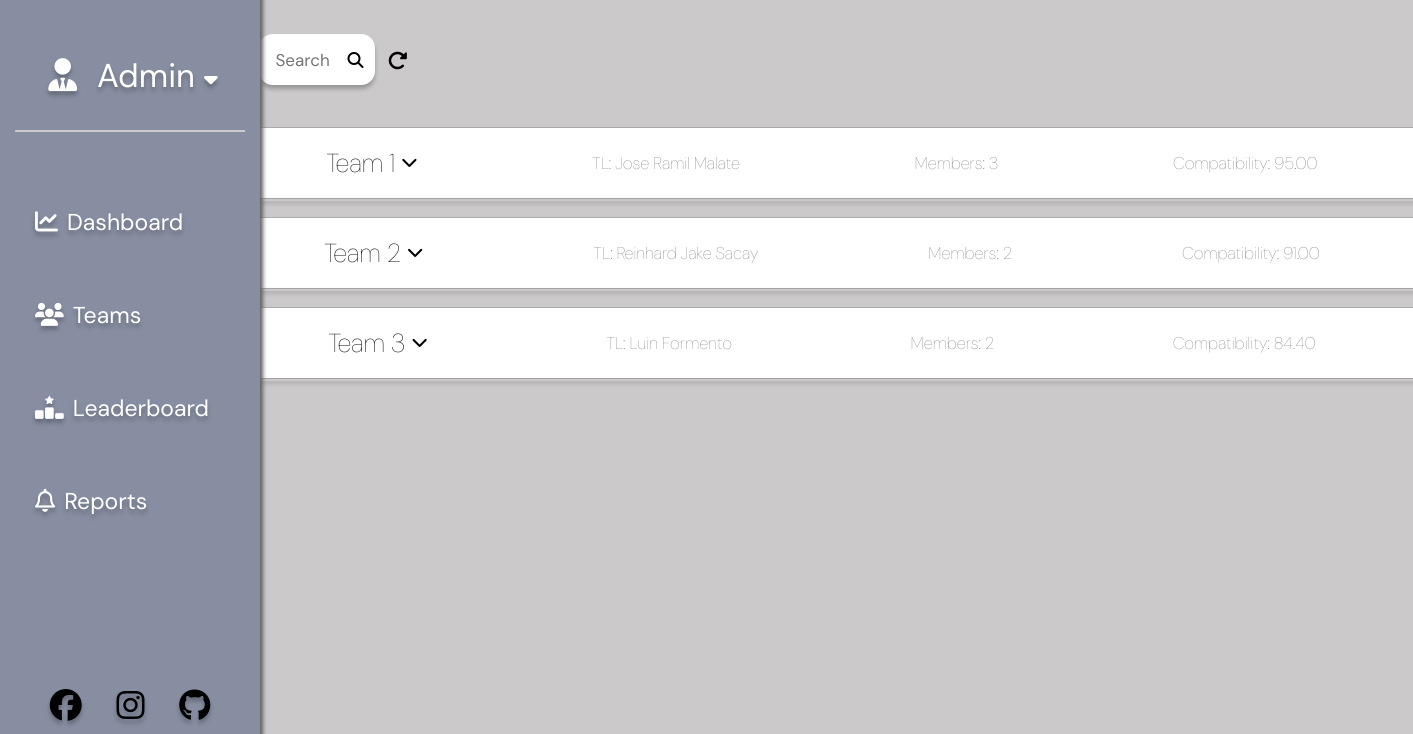
The page /teams/ on the database as committed earlier.
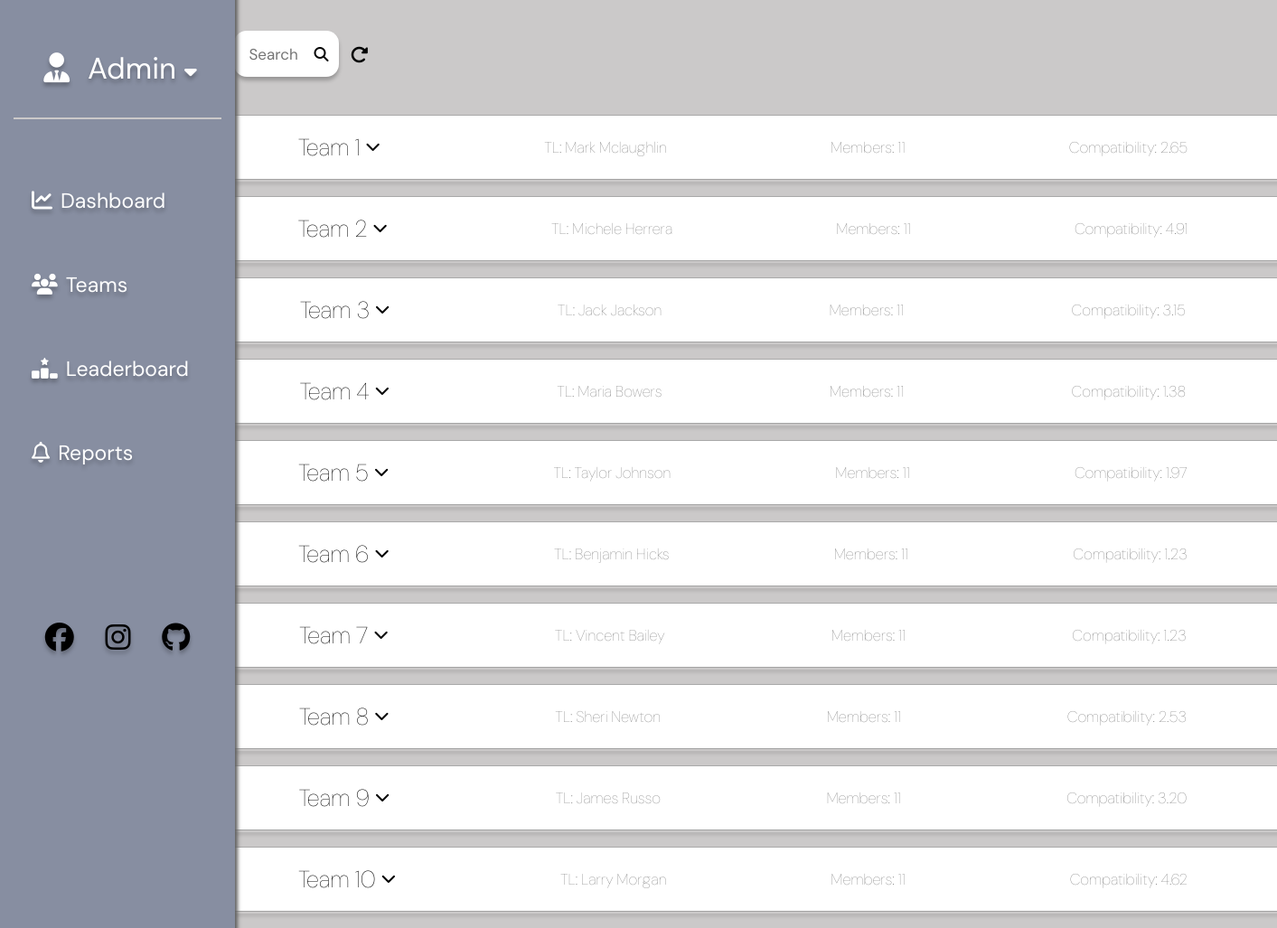
The same page on the database as committed later.
### qtb_app/models.py (models this page shows, shortened)
class BaseModel(models.Model):
    created_at = models.DateTimeField(auto_now_add=True, db_index=True,)
    updated_at = models.DateTimeField(auto_now=True)
    objects = models.Manager()
    class Meta:
        abstract = True

class Team(BaseModel):
    team_leader = models.ForeignKey(Employee, null=True, blank=True, on_delete=models.CASCADE)
    performance_rating = models.DecimalField(max_digits=5, decimal_places=2)
    compatibility_rating = models.DecimalField(max_digits=5, decimal_places=2)
    task = models.ForeignKey(Task, null=True, blank=True, on_delete=models.CASCADE)

class Employee(BaseModel):
    name = models.CharField(max_length=100)
    age = models.IntegerField()
    email = models.EmailField(max_length=100)
    phone_num = PhoneField(blank=True)
    team_id = models.ForeignKey('Team', null=True, blank=True, on_delete=models.CASCADE)

### qtb_app/views.py (the view)
# urls.py: path('teams/', views.team_list, name='teams-view'),
def team_list(request):
    teams = Team.objects.all()
    search_query = request.GET.get('search', '')
    if 'refresh' in request.GET:
        search_query = ''
    team_data = []
    for team in teams:
        team_leader_match = team.team_leader.name.lower().find(search_query.lower()) != -1
        team_id_match = str(team.id).find(search_query) != -1
        member_name_match = Employee.objects.filter(
            team_id=team.id,
            name__icontains=search_query
        ).exists()
        if search_query and not (team_leader_match or team_id_match or member_name_match):
            continue
        team_data.append({
            'team': team,
            'team_leader': team.team_leader,
            'members': Employee.objects.filter(team_id=team.id),
        })
    context = {
        'teams': team_data,
    }
    return render(request, 'pages/team_page.html', context)

### qtb_app/templates/pages/team_page.html (shortened to what this page needs)
{% extends 'base.html' %}
{% load static %}
{% block content %}
    <div class="button-container">
        <form action="{% url 'teams-view' %}" class="search-form" id="search-form" method="GET">
            <input type="search" name="search" placeholder="Search" class="search-container"><i class="fa-solid fa-magnifying-glass" id="submit-icon"></i>
        </form>
        <form action="#" class="refresh-form" method="GET">
            <button type="submit" class="refresh-button"></button>
        </form>
    </div>
    {% for data in teams %}
        <button class="team-crumb collapsible" onclick="changeChevron(this)">
            <p class="mediumtxt">Team {{ data.team.id }}<i class="fa-chevron-down fa-solid fa-2xs"></i></p>
            <p class="smalltxt gray">TL: {{ data.team_leader.name }}</p>
            <p class="smalltxt gray">Members: {{ data.members|length|add:1 }}</p>
            <p class="smalltxt gray">Compatibility: {{ data.team.compatibility_rating }}</p>
        </button>
        <div class="crumb-overlay scrollable">
            <table class="table-overlay">
                <thead>
                    <tr>
                        <th>ID</th>
                        <th>Name</th>
                        <th>Age</th>
                        <th>Email</th>
                        <th>Phone Number</th>
                    </tr>
                </thead>
            </table>
        </div>
    {% endfor %}
{% endblock %}

Rows that differ between the two databases and show on the page:
changed Team id 1: team_leader.name "Jose Ramil Malate" → "Mark Mclaughlin"; members|length "3" → "11"; team.compatibility_rating "95.00" → "2.65"
changed Team id 2: team_leader.name "Reinhard Jake Sacay" → "Michele Herrera"; members|length "2" → "11"; team.compatibility_rating "91.00" → "4.91"
changed Team id 3: team_leader.name "Luin Formento" → "Jack Jackson"; members|length "2" → "11"; team.compatibility_rating "84.40" → "3.15"
added Team: team.id "4", team_leader.name "Maria Bowers", members|length "11", team.compatibility_rating "1.38"
added Team: team.id "5", team_leader.name "Taylor Johnson", members|length "11", team.compatibility_rating "1.97"
added Team: team.id "6", team_leader.name "Benjamin Hicks", members|length "11", team.compatibility_rating "1.23"
added Team: team.id "7", team_leader.name "Vincent Bailey", members|length "11", team.compatibility_rating "1.23"
added Team: team.id "8", team_leader.name "Sheri Newton", members|length "11", team.compatibility_rating "2.53"
added Team: team.id "9", team_leader.name "James Russo", members|length "11", team.compatibility_rating "3.20"
added Team: team.id "10", team_leader.name "Larry Morgan", members|length "11", team.compatibility_rating "4.62"
